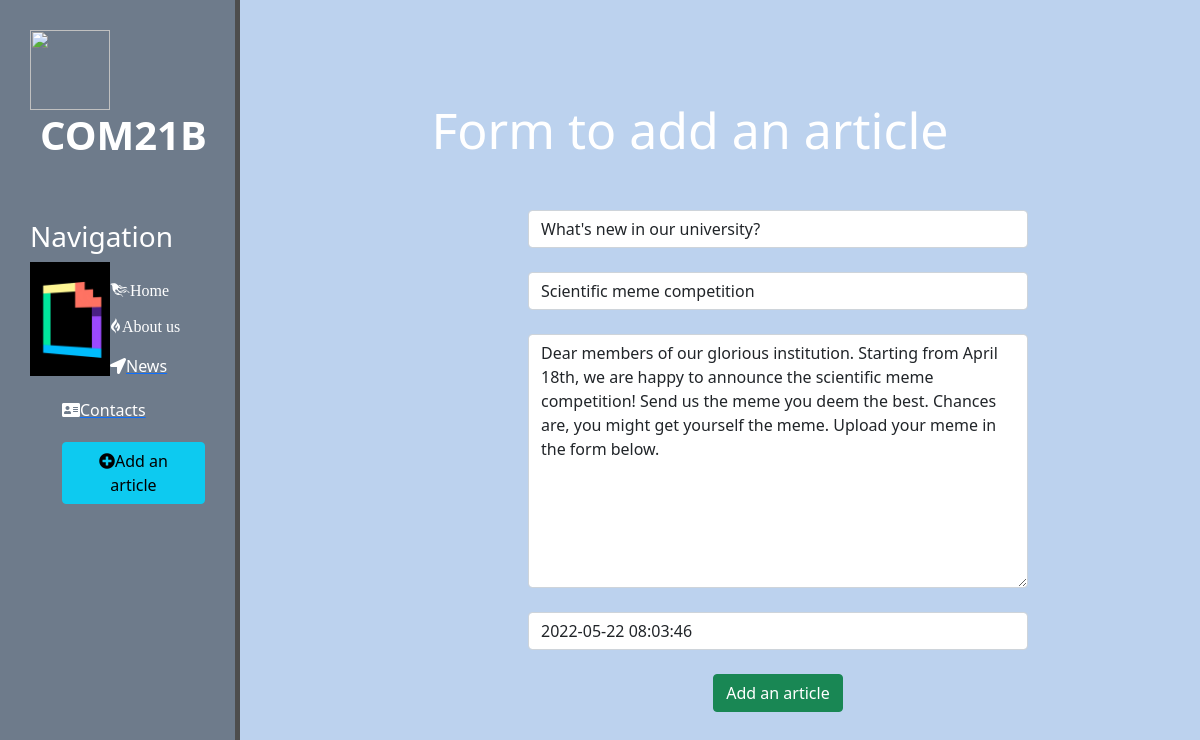
/news/1/update, run on the app's committed database.
### news/models.py (models this page shows, shortened)
class Articles(models.Model):
    title = models.CharField('Title', max_length=50)
    anons = models.CharField('Announce', max_length=250)
    full_text = models.TextField('Article')
    date = models.DateTimeField('Date')
    class Meta:
        verbose_name = 'New'
        verbose_name_plural = 'News'

### news/views.py (the view)
# urls.py: path('<int:pk>/update', views.NewsUpdateView.as_view(), name='news-update'),
class NewsUpdateView(UpdateView):
    model = Articles
    template_name = 'news/create.html'
    form_class = ArticlesForm

### news/forms.py
class ArticlesForm(ModelForm):
    class Meta:
        model = Articles
        fields = ['title', 'anons', 'full_text', 'date']
        widgets = {
            "title": TextInput(attrs={
                'class': 'form-control',
                'placeholder': 'Name of an article'
            }),
            "anons": TextInput(attrs={
                'class': 'form-control',
                'placeholder': 'Anons of an article'
            }),
            "date": DateTimeInput(attrs={
                'class': 'form-control',
                'placeholder': 'Date of publication'
            }),
            "full_text": Textarea(attrs={
                'class': 'form-control',
                'placeholder': 'Text of an article'
            })
        }

### news/templates/news/create.html (shortened to what this page needs)
{% extends 'main/layout.html' %}
{% block content %}
    <div class="features">
        <h1>Form to add an article</h1>
        <form method="post">
            {{ form.title }}<br>
            {{ form.anons }}<br>
            {{ form.full_text }}<br>
            {{ form.date }}<br>
            <button class="btn btn-success" type="submit">Add an article</button>
        </form>
    </div>
{% endblock %}

### main/static/main/css/main.css (style rules this page uses)
body { background: #BCD2EE; }
main .features { float: left; color: #fff; margin-top: 100px; text-align: center; width: 75%; }
main .features h1 { font-size: 50px; }
form { margin-left: 32%; width: 500px; margin-top: 50px; }

### data on the page
Articles: title "What's new in our university?", anons "Scientific meme competition", full_text "Dear members of our glorious institution. Starting from April 18th, we are happy to announce the scientific meme competition! Send us the meme you deem the best. Chances are, you might get yourself the meme. Upload your meme in the form below.", date "2022-05-22 08:03:46"
